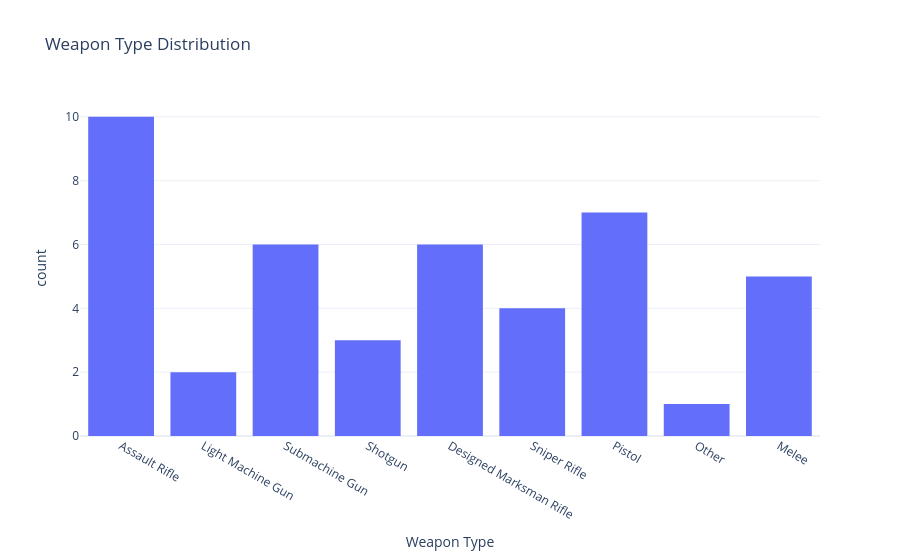

The notebook cell this image was saved under:
### Markdown cell above
- Weapon

### Code cell
px.histogram(df, x='Weapon Type', title='Weapon Type Distribution')

### Figure 1 — Plotly figure (JSON) as saved in the notebook; plotly's stock layout.template omitted (floating-point values rounded to 4 significant figures)
{"data": [{"bingroup": "x", "hovertemplate": "Weapon Type=%{x}<br>count=%{y}<extra></extra>", "legendgroup": "", "marker": {"color": "#636efa", "pattern": {"shape": ""}}, "name": "", "orientation": "v", "showlegend": false, "type": "histogram", "x": ["Assault Rifle", "Assault Rifle", "Assault Rifle", "Assault Rifle", "Assault Rifle", "Assault Rifle", "Assault Rifle", "Assault Rifle", "Assault Rifle", "Assault Rifle", "Light Machine Gun", "Light Machine Gun", "Submachine Gun", "Submachine Gun", "Submachine Gun", "Submachine Gun", "Submachine Gun", "Submachine Gun", "Shotgun", "Shotgun", "Shotgun", "Designed Marksman Rifle", "Designed Marksman Rifle", "Designed Marksman Rifle", "Designed Marksman Rifle", "Designed Marksman Rifle", "Designed Marksman Rifle", "Sniper Rifle", "Sniper Rifle", "Sniper Rifle", "Sniper Rifle", "Pistol", "Pistol", "Pistol", "Pistol", "Pistol", "Pistol", "Pistol", "Other", "Melee", "Melee", "Melee", "Melee", "Melee"], "xaxis": "x", "yaxis": "y"}], "layout": {"barmode": "relative", "legend": {"tracegroupgap": 0}, "title": {"text": "Weapon Type Distribution"}, "xaxis": {"anchor": "y", "domain": [0, 1], "title": {"text": "Weapon Type"}}, "yaxis": {"anchor": "x", "domain": [0, 1], "title": {"text": "count"}}}}
